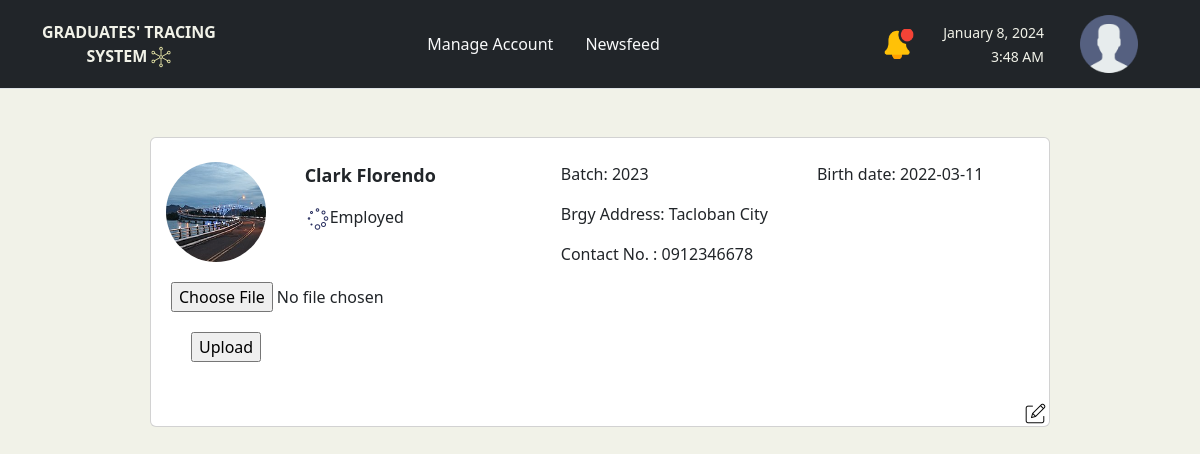
The app's page /sprofile.php (signed in) with its own data.
### tables this page shows
CREATE TABLE `users` (
  `user_id` int(11) NOT NULL,
  `StudentNo` varchar(20) NOT NULL,
  `First_Name` varchar(50) NOT NULL,
  `Last_Name` varchar(50) NOT NULL,
  `Sex` varchar(10) DEFAULT NULL,
  `DateBirth` date DEFAULT NULL,
  `ContactNo` varchar(15) DEFAULT NULL,
  `YearGraduate` int(11) DEFAULT NULL,
  `CurrentAddress` varchar(255) DEFAULT NULL,
  `Password` varchar(255) NOT NULL,
  `status` varchar(20) DEFAULT NULL,
  `image` varchar(100) DEFAULT NULL
);

### layouts/student_layout.php (the view, shortened to what this page needs)
<!DOCTYPE html>
<html lang="en">
<head>
    <link href="https://cdn.jsdelivr.net/npm/bootstrap@5.3.2/dist/css/bootstrap.min.css" rel="stylesheet" />
    <link rel="stylesheet" href="css/custom.css">
</head>
<body>
    <nav class="navbar navbar-expand-lg border-bottom bg-dark">
        <div class="container-fluid">
            <div class="container">
                <div class="d-flex justify-content-between align-items-center">
                    <div class="text">
                        GRADUATES' TRACING <br />
                        SYSTEM <img src="./images/snowflake.png" width="20" />
                    </div>
                    <nav class="nav m-2">
                        <?php if ($user_login === 'admin') : ?>
                            <a class="nav-link <?= (($title == 'Manage Accounts') ? 'active text-warning' : "text-light") ?>" aria-current="page" href="manage_acc.php">
                                Manage Account
                            </a>
                        <?php endif ?>
                        <a class="nav-link <?= (($title == 'Newsfeed') ? 'active text-warning' : "text-light") ?>" href="newsfeed.php">
                            Newsfeed
                        </a>
                    </nav>
                    <div class="d-flex gap-3 align-items-center">
                        <?php if ($user_login === 'admin') : ?>
                            <div class="notification-container ">
                                <div class="dropdown">
                                    <button class="btn btn-link" type="button" id="dropdownMenuButton1" data-bs-toggle="dropdown" aria-expanded="false">
                                        <img src="./images/notification.png" style="width: 30px; height: 30px;" alt="Notification" />
                                    </button>
                                </div>
                            </div>
                        <?php else : ?>
                        <?php endif; ?>
                        <div class="text-end">
                            <span class="time" id="date"></span> <br />
                            <span class="time" id="time"></span>
                        </div>
                        <div class="">
                            <div class="dropdown">
                                <button class="btn btn-link" type="button" id="dropdownMenuButton1" data-bs-toggle="dropdown" aria-expanded="false">
                                    <img src="./images/pfp.png" style="width: 80%" />
                                </button>
                            </div>
                        </div>
                    </div>
                </div>
            </div>
        </div>
    </nav>
    <?php echo $content; ?>
</body>
</html>

### sprofile.php (shortened to what this page needs)
<?php
$title = "Profile";
$user_login = $_SESSION["user_type"];
$Login_id = $_SESSION["Login_id"];
include 'database.php';
$sql = "SELECT * FROM `users` WHERE `StudentNo` = '$Login_id'";
$result = mysqli_query($conn, $sql);
if ($result->num_rows > 0) {
    while ($row = $result->fetch_assoc()) {
        $First_Name = $row['First_Name'];
        $Last_Name = $row['Last_Name'];
        $DateBirth = $row['DateBirth'];
        $ContactNo = $row['ContactNo'];
        $YearGraduate = $row['YearGraduate'];
        $CurrentAddress = $row['CurrentAddress'];
        $status = $row['status'];
        $image = $row['image'];
        if ($image !== null) {
            $image = $row['image'];
        } else {
            $image = "Images/pfp.png";
        }
    }
} else {
    echo 'User not found';
}
?>
<div class="card mx-auto mt-5 py-4" style="width: 75%">
    <div class="text-center">
        <div class="row">
            <div class="col-2">
                <img src="<?php echo $image; ?>" class="mx-auto" style="width: 100px; height: 100px; border-radius: 50%;" />
                <div style="margin: 20px">
                    <form method="post" enctype="multipart/form-data">
                        <input type="file" name="image">
                        <input style="margin: 20px" type="submit" name="upload" value="Upload">
                    </form>
                </div>
            </div>
            <div class="col">
                <p style="text-align: left; font-size: 18px; font-weight: bold">
                    <?php echo $First_Name . ' ' . $Last_Name ?>
                </p>
                <p style="text-align: left">
                    <img src="./images/employed.png" style="width: 25px" /><?php echo $status ?>
                </p>
            </div>
            <div class="col">
                <p style="text-align: left">Batch: <?php echo $YearGraduate ?></p>
                <p style="text-align: left">Brgy Address: <?php echo $CurrentAddress ?></p>
                <p style="text-align: left">Contact No. : <?php echo $ContactNo ?></p>
            </div>
            <div class="col " style="
              position: relative;
            ">
                <p style="text-align: left">Birth date: <?php echo $DateBirth ?></p>
                <a href="#"><img id="editModal" type="" src="./images/edit.png" style="width: 25px; position: absolute; bottom: -24px; right: 13px" /></a>
            </div>
        </div>
    </div>
</div>
<?php
$content = ob_get_clean();
include $_SERVER['DOCUMENT_ROOT'] . '/layouts/student_layout.php';
?>

### css/custom.css (style rules this page uses)
:root { --background: #f1f2e8; --background2: #dde0c7; --textcolor: #272d5e; }
body { background-color: var(--background); }
.text { color: var(--background); font-size: 16px; font-weight: 700; word-wrap: break-word; text-align: center; }
.time { color: var(--background); font-size: 14px; word-wrap: break-word; text-align: center; }

### records on screen
users: image (picture), First_Name "Clark", Last_Name "Florendo", status "Employed", YearGraduate "2023", CurrentAddress "Tacloban City", ContactNo "0912346678", DateBirth "2022-03-11"
